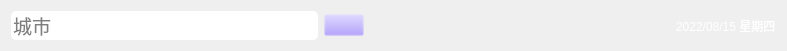
    <widget class="QWidget" name="widget_top" native="true">
     <property name="geometry">
      <rect>
       <x>0</x>
       <y>0</y>
       <width>787</width>
       <height>50</height>
      </rect>
     </property>
     <layout class="QHBoxLayout" name="horizontalLayout_4">
      <item>
       <widget class="QLineEdit" name="leCity">
        <property name="font">
         <font>
          <family>Sarasa Gothic SC</family>
          <pointsize>14</pointsize>
         </font>
        </property>
        <property name="styleSheet">
         <string notr="true">border-radius: 5px;</string>
        </property>
        <property name="alignment">
         <set>Qt::AlignmentFlag::AlignLeading|Qt::AlignmentFlag::AlignLeft|Qt::AlignmentFlag::AlignVCenter</set>
        </property>
        <property name="placeholderText">
         <string>城市</string>
        </property>
       </widget>
      </item>
      <item>
       <widget class="QPushButton" name="btnSearch">
        <property name="styleSheet">
         <string notr="true">background-color: rgba(157, 133, 255,0);</string>
        </property>
        <property name="text">
         <string/>
        </property>
        <property name="icon">
         <iconset resource="main.qrc">
          <normaloff>:/res/search.png</normaloff>:/res/search.png</iconset>
        </property>
       </widget>
      </item>
      <item>
       <spacer name="horizontalSpacer">
        <property name="orientation">
         <enum>Qt::Orientation::Horizontal</enum>
        </property>
        <property name="sizeHint" stdset="0">
         <size>
          <width>300</width>
          <height>20</height>
         </size>
        </property>
       </spacer>
      </item>
      <item>
       <widget class="QLabel" name="lblDate">
        <property name="styleSheet">
         <string notr="true">font: 20pt &quot;Sarasa Gothic SC&quot;;
color: rgba(255, 255, 255,1);

</string>
        </property>
        <property name="text">
         <string>2022/08/15 星期四</string>
        </property>
       </widget>
      </item>
     </layout>
    </widget>
